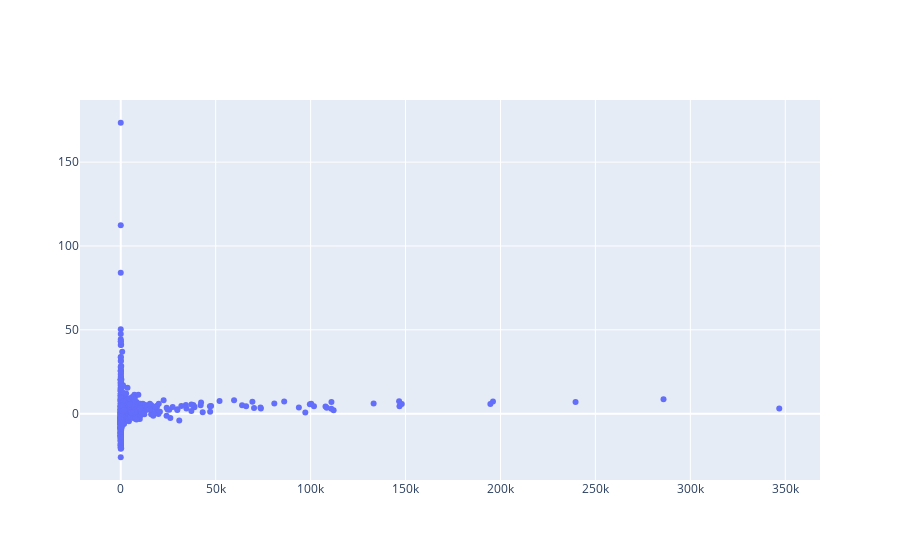

Notebook code for this chart:
### Code cell
fig = go.Figure()
scatter = go.Scatter(x= preparedDf["TOTAL_FLIGHTS"], y = preparedDf["AVERAGE_ARRIVAL_DELAY"], mode = "markers", name = "",
                    customdata = preparedDf["ORIGIN_AIRPORT"],
                    hovertemplate = "%{customdata}")
fig.add_trace(scatter)
fig.show()

### Figure 1 — Plotly figure (JSON) as saved in the notebook; plotly's stock layout.template omitted (floating-point values rounded to 4 significant figures; data arrays with more than 128 entries replaced by an {"elided": "..."} marker saying what was removed)
{"data": [{"customdata": {"elided": "930 mixed values"}, "hovertemplate": "%{customdata}", "mode": "markers", "name": "", "type": "scatter", "x": {"elided": "930 int values"}, "y": {"elided": "930 float values"}}], "layout": {}}
